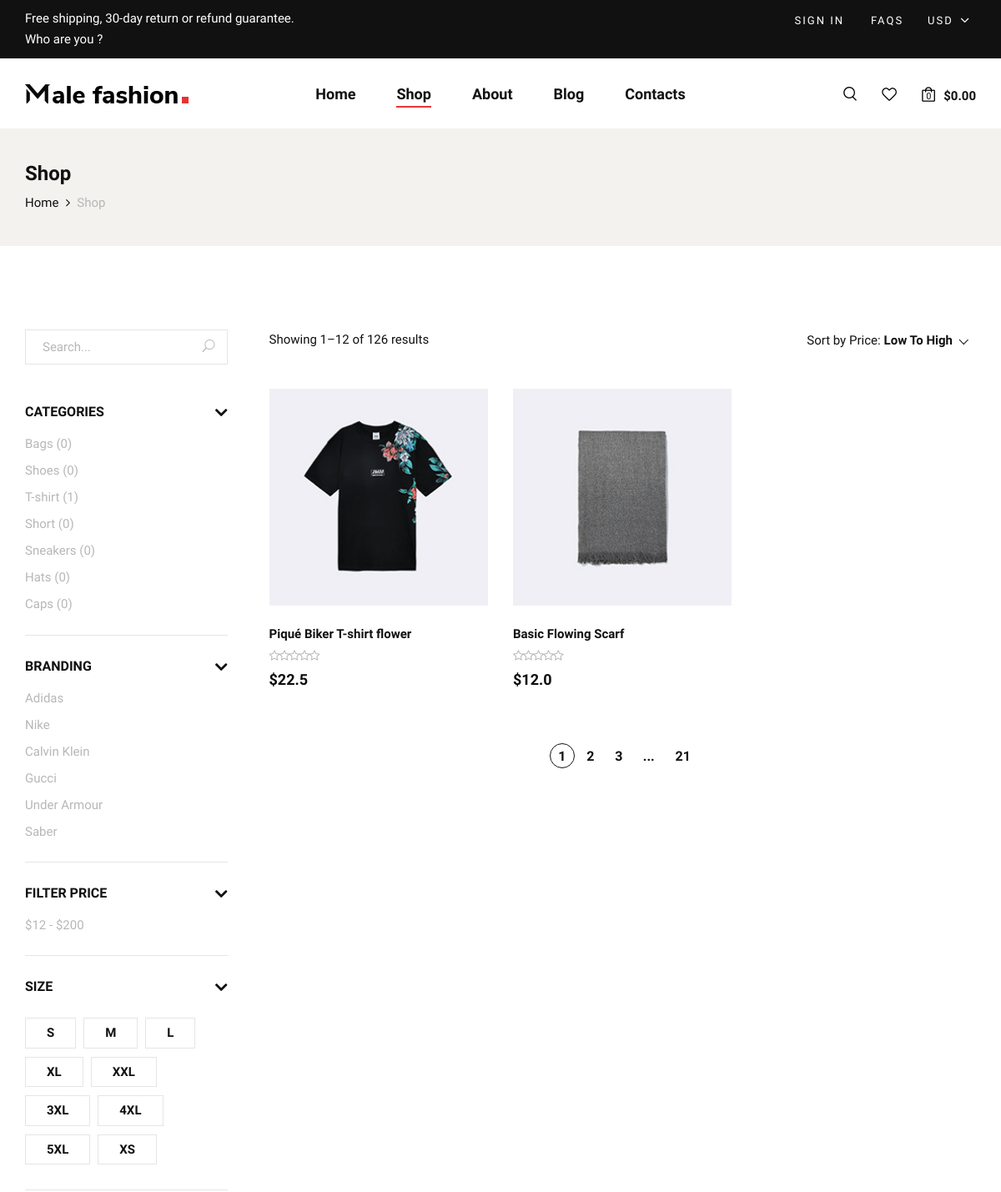
Page /shop/ (upper part) on the earlier database version.
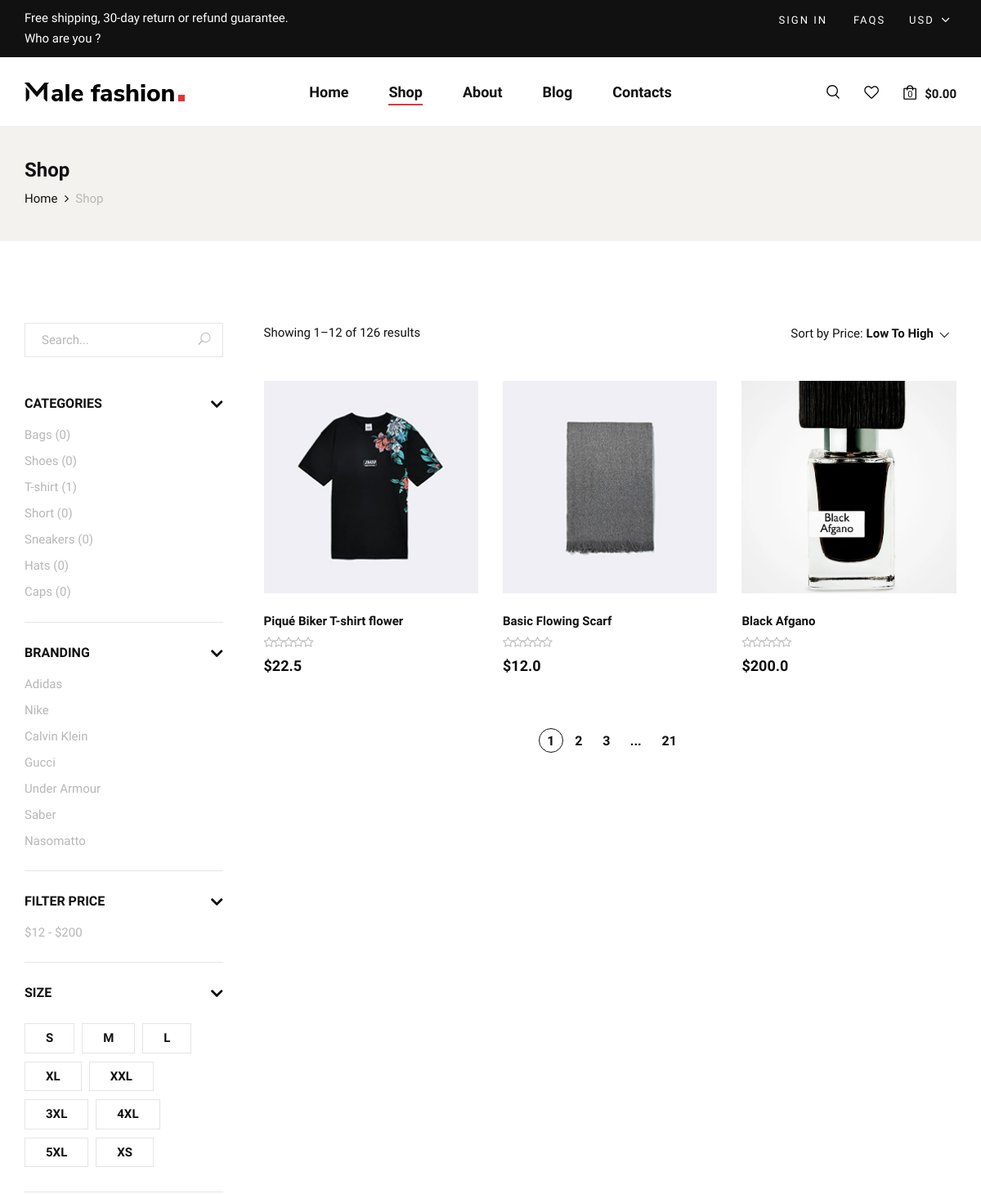
Same page on the later database version.
### products/models.py (models this page shows, shortened)
class CategoryModel(models.Model):
    title = models.CharField(max_length=24)
    class Meta:
        verbose_name = "Category"
        verbose_name_plural = "Categories"

class BrandModel(models.Model):
    title = models.CharField(max_length=24)
    class Meta:
        verbose_name = "Brand"
        verbose_name_plural = "Brands"

class SizeModel(models.Model):
    title = models.CharField(max_length=24)
    class Meta:
        verbose_name = "Size"
        verbose_name_plural = "Sizes"

class ProductModel(models.Model):
    name = models.CharField(max_length=64)
    description = models.TextField()
    price = models.FloatField(default=0.0)
    image = models.ImageField(upload_to="products")
    discount = models.PositiveIntegerField(default=0)
    rating = models.PositiveIntegerField(default=1, validators=[rating_value_validate])
    category = models.ForeignKey(CategoryModel, on_delete=models.CASCADE, related_name="products")
    brand = models.ForeignKey(BrandModel, on_delete=models.CASCADE)
    sizes = models.ManyToManyField(SizeModel)
    colors = models.ManyToManyField(ColorModel)
    tags = models.ManyToManyField(TagModel)
    created_at = models.DateTimeField(auto_now_add=True)
    updated_at = models.DateTimeField(auto_now=True)
    class Meta:
        verbose_name = "Product"
        verbose_name_plural = "Products"

### pages/views.py (the view)
# urls.py: path('shop/', shopPageView, name="shop"),
def shopPageView(request):
    context = {
        "products": ProductModel.objects.all(),
        "categories": CategoryModel.objects.all(),
        "brands": BrandModel.objects.all(),
        "sizes": SizeModel.objects.all(),
        "colors": ColorModel.objects.all(),
        "tags": TagModel.objects.all()
    }
    return render(request, template_name="shop.html", context=context)

### templates/shop.html (shortened to what the changed rows need)
{% extends 'layouts/base.html' %}
{% load my_tags %}
{% load static %}
{% block content %}
    <section class="shop spad">
        <div class="container">
            <div class="row">
                <div class="col-lg-3">
                    <div class="shop__sidebar">
                        <div class="shop__sidebar__accordion">
                            <div class="accordion" id="accordionExample">
                                <div class="card">
                                    <div id="collapseOne" class="collapse show" data-parent="#accordionExample">
                                        <div class="card-body">
                                            <div class="shop__sidebar__categories">
                                                <ul class="nice-scroll">
                                                    {% for category in categories %}
                                                        <li><a href="#">{{ category.title }} ({{ category.products.all.count }})</a></li>
                                                    {% endfor %}
                                                </ul>
                                            </div>
                                        </div>
                                    </div>
                                </div>
                                <div class="card">
                                    <div id="collapseTwo" class="collapse show" data-parent="#accordionExample">
                                        <div class="card-body">
                                            <div class="shop__sidebar__brand">
                                                <ul>
                                                    {% for brand in brands %}
                                                        <li><a href="#">{{ brand.title }}</a></li>
                                                    {% endfor %}
                                                </ul>
                                            </div>
                                        </div>
                                    </div>
                                </div>
                                <div class="card">
                                    <div id="collapseFour" class="collapse show" data-parent="#accordionExample">
                                        <div class="card-body">
                                            <div class="shop__sidebar__size">
                                                {% for size in sizes %}
                                                    <label for="{{ size.title }}">{{ size.title }}
                                                    </label>
                                                {% endfor %}
                                            </div>
                                        </div>
                                    </div>
                                </div>
                            </div>
                        </div>
                    </div>
                </div>
                <div class="col-lg-9">
                    <div class="row">
                        {% for product in products %}
                        <div class="col-lg-4 col-md-6 col-sm-6">
                            <div class="product__item">
                                <div class="product__item__pic set-bg" data-setbg="{{ product.image.url }}">
                                </div>
                                <div class="product__item__text">
                                    <h6>{{ product.name }}</h6>
                                    <div class="rating">
                                        <i class="fa fa-star-o"></i>
                                        <i class="fa fa-star-o"></i>
                                        <i class="fa fa-star-o"></i>
                                        <i class="fa fa-star-o"></i>
                                        <i class="fa fa-star-o"></i>
                                    </div>
                                    <h5>${{ product.price }}</h5>
                                </div>
                            </div>
                        </div>
                        {% endfor %}
                    </div>
                </div>
            </div>
        </div>
    </section>
{% endblock %}

Differences in the rows shown:
added BrandModel: title "Nasomatto"
added ProductModel: shows a picture, name "Black Afgano", price "200.0"
